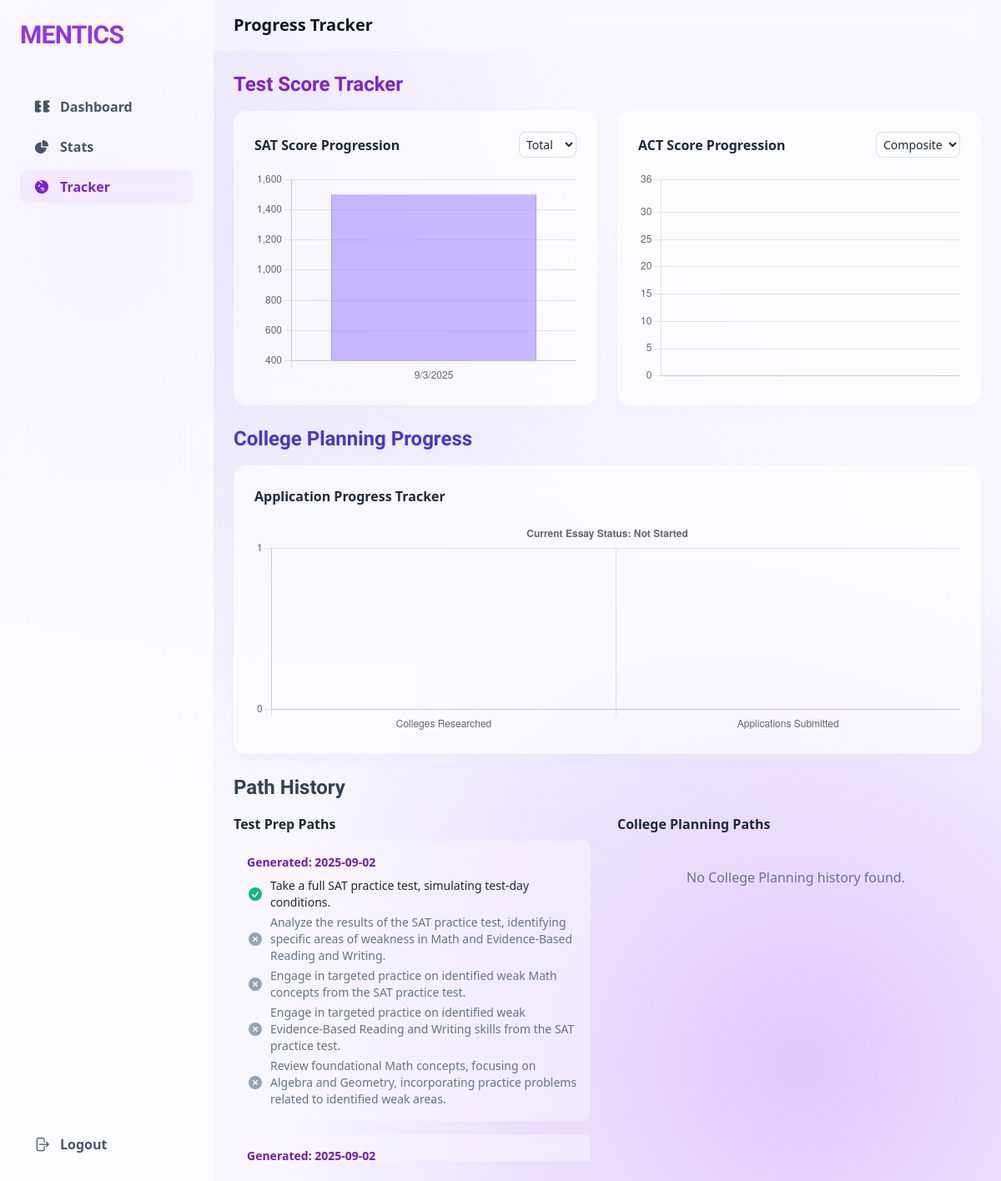
The page /dashboard/tracker (signed in) on the database as committed earlier.
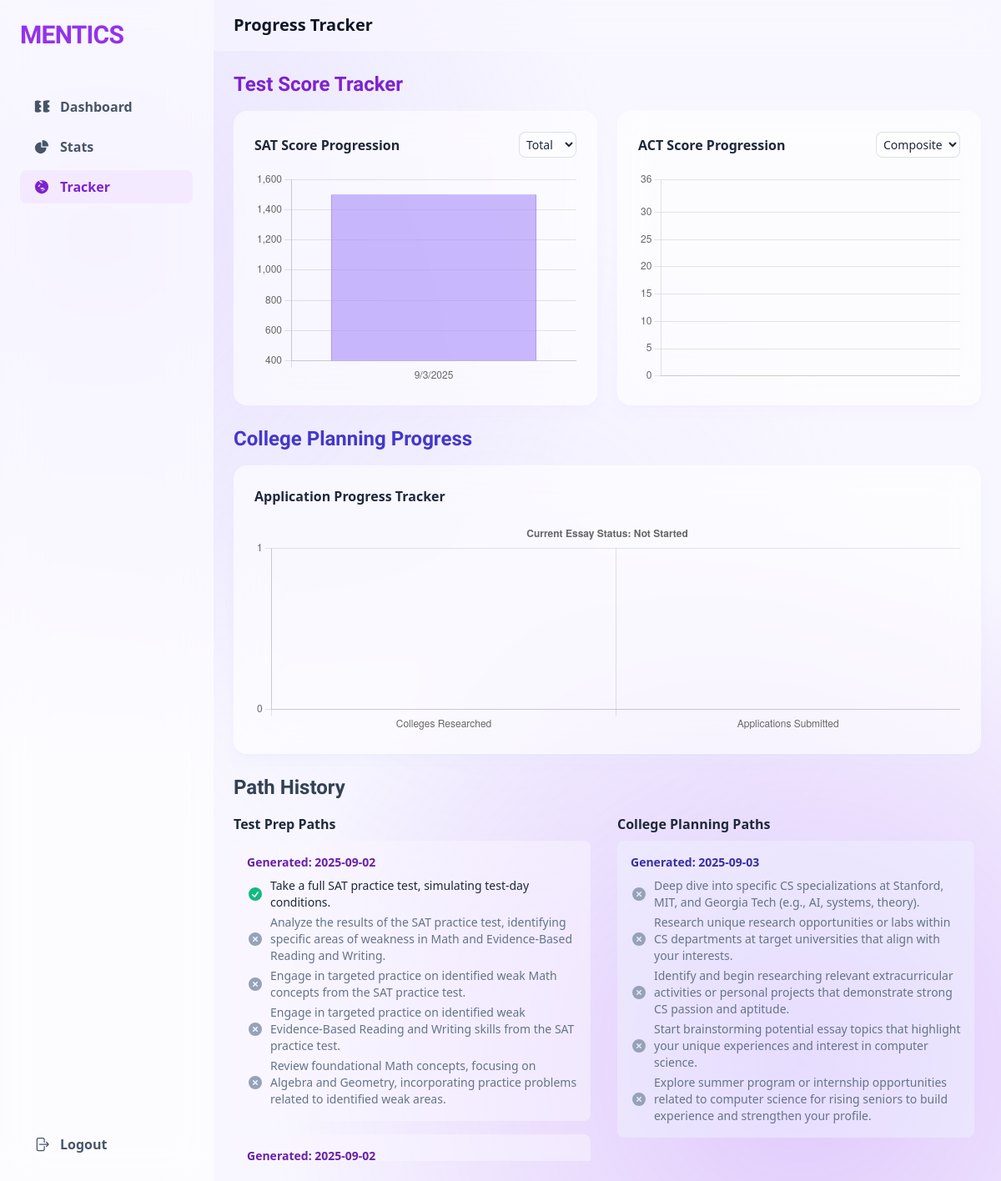
The same page on the database as committed later.
### tables this page shows
CREATE TABLE paths (id INTEGER PRIMARY KEY AUTOINCREMENT, user_id INTEGER NOT NULL, task_order INTEGER NOT NULL, description TEXT NOT NULL, is_completed BOOLEAN DEFAULT FALSE, is_active BOOLEAN DEFAULT TRUE, created_at TIMESTAMP DEFAULT CURRENT_TIMESTAMP, type TEXT, stat_to_update TEXT, category TEXT);

### app.py (the view)
@app.route("/dashboard/tracker")
@login_required
def tracker():
    user = User.from_session(db, session)
    user_id = user.data[0]
    all_tasks = db.select(
        "paths", where={"user_id": user_id}, order_by="created_at DESC")
    test_prep_generations, college_planning_generations = {}, {}
    for task in all_tasks:
        generation_key, category = task[6], task[9]
        if category == 'Test Prep':
            if generation_key not in test_prep_generations:
                test_prep_generations[generation_key] = []
            test_prep_generations[generation_key].append(task)
        elif category == 'College Planning':
            if generation_key not in college_planning_generations:
                college_planning_generations[generation_key] = []
            college_planning_generations[generation_key].append(task)
    stat_history_processed = {
        "sat_math": [], "sat_ebrw": [], "act_math": [],
        "act_reading": [], "act_science": [], "colleges_researched": [],
        "applications_submitted": [], "essay_progress": [],
        "sat_total": [], "act_composite": []
    }
    history_records = db.select(
        "stat_history", where={"user_id": user_id}, order_by="recorded_at ASC")
    for record in history_records:
        stat_name, stat_value, recorded_at = record[2], record[3], record[4]
        if stat_name in stat_history_processed:
            try:
                stat_history_processed[stat_name].append({
                    "date": recorded_at.split(" ")[0],
                    "value": int(stat_value)
                })
            except (ValueError, TypeError):
                continue
    return render_template(
        "tracker.html",
        stat_history=stat_history_processed,
        test_prep_generations=test_prep_generations,
        college_planning_generations=college_planning_generations
    )

### app.py (called while the page is built)
def login_required(f):
    @wraps(f)
    def decorated_function(*args, **kwargs):
        if "user" not in session:
            return redirect(url_for("login"))
        user = User.from_session(db, session)
        if user is None:
            session.clear()
            return redirect(url_for("login"))
        return f(*args, **kwargs)
    return decorated_function

@app.template_filter('format_date')
def format_date_filter(s):
    if not s:
        return ""
    try:
        naive_dt = datetime.strptime(s, '%Y-%m-%d %H:%M:%S')
        utc_dt = naive_dt.replace(tzinfo=ZoneInfo("UTC"))
        eastern_dt = utc_dt.astimezone(ZoneInfo("America/New_York"))
        return eastern_dt.strftime('%Y-%m-%d')
    except (ValueError, TypeError):
        return s.split(' ')[0] if ' ' in s else s

### dbhelper.py (called while the page is built)
    def execute(self, query, params=None):
        conn = sqlite3.connect(self.db_name)
        c = conn.cursor()
        if params:
            c.execute(query, params)
        else:
            c.execute(query)
        verb = query.strip().lower().split()[0]
        if verb == "select":
            result = c.fetchall()
        elif verb == "insert":
            result = c.lastrowid
        else:
            result = None
        conn.commit()
        conn.close()
        return result

    def select(self, table_name, columns='*', where=None, order_by=None):
        if isinstance(columns, list):
            cols = ', '.join(columns)
        else:
            cols = columns
        query = f"SELECT {cols} FROM {table_name}"
        params = ()
        if where:
            where_clause = ' AND '.join([f"{k}=?" for k in where.keys()])
            query += f" WHERE {where_clause}"
            params = tuple(where.values())
        if order_by:
            query += f" ORDER BY {order_by}"
        return self.execute(query, params)

### userhelper.py (called while the page is built)
    def load_user(self):
        user = self.db.select("users", where={"email": self.email})
        if user:
            self.data = user[0]

    @staticmethod
    def from_session(db, session):
        email = session.get("user")
        if not email:
            return None
        user = User(db, email)
        return user if user.data else None

### templates/tracker.html (shortened to what this page needs)
<!DOCTYPE html>
<html lang="en">
<head>
    <script src="https://cdn.tailwindcss.com"></script>
    <link href="https://unpkg.com/aos@2.3.1/dist/aos.css" rel="stylesheet">
</head>
<body class="bg-[#F8F7FF] font-sans text-slate-800 antialiased">
    <div class="flex h-screen">
        <aside
            class="w-64 flex-shrink-0 bg-white/60 backdrop-blur-xl border-r border-white/20 p-6 flex-col hidden md:flex">
            <a href="/" class="text-3xl font-bold text-purple-600 tracking-tight font-lalezar mb-12">
                MENTICS
            </a>
            <nav class="flex flex-col space-y-2">
                <a href="/dashboard"
                    class="flex items-center gap-3 px-4 py-2 text-slate-600 font-semibold rounded-lg hover:bg-purple-50 hover:text-purple-700 transition-colors">
                    Dashboard
                </a>
                <a href="/dashboard/stats"
                    class="flex items-center gap-3 px-4 py-2 text-slate-600 font-semibold rounded-lg hover:bg-purple-50 hover:text-purple-700 transition-colors">
                    Stats
                </a>
                <a href="/dashboard/tracker"
                    class="flex items-center gap-3 px-4 py-2 bg-purple-100/80 text-purple-700 font-bold rounded-lg hover:bg-purple-50 hover:text-purple-700 transition-colors">
                    Tracker
                </a>
            </nav>
            <a href="/logout"
                class="mt-auto flex items-center gap-3 px-4 py-2 text-slate-600 font-semibold rounded-lg hover:bg-red-50 hover:text-red-700 transition-colors">
                Logout
            </a>
        </aside>
        <div class="flex-1 flex flex-col h-screen overflow-y-auto">
            <header class="sticky top-0 bg-[#F8F7FF]/60 backdrop-blur-xl z-10 border-b border-white/20">
                <div class="flex justify-between items-center px-6 py-4">
                    <h1 class="text-xl font-bold text-slate-900">Progress Tracker</h1>
                </div>
            </header>
            <main class="flex-1 p-6 space-y-6">
                <section data-aos="fade-up">
                    <h2 class="text-2xl font-bold font-lalezar text-purple-700 mb-4">Test Score Tracker</h2>
                    <div class="grid grid-cols-1 lg:grid-cols-2 gap-6">
                        <div
                            class="bg-white/60 backdrop-blur-xl border border-white/20 rounded-2xl shadow-lg shadow-purple-100/30 p-6">
                            <div class="flex justify-between items-center mb-4">
                                <h3 class="font-bold text-slate-800">SAT Score Progression</h3>
                                <select id="sat-subject-selector"
                                    class="text-sm bg-white/50 border border-slate-300/70 rounded-lg p-1 focus:ring-2 focus:ring-purple-500 focus:border-purple-500 transition">
                                    <option value="total">Total</option>
                                </select>
                            </div>
                            <div class="h-64"><canvas id="satChart"></canvas></div>
                        </div>
                        <div
                            class="bg-white/60 backdrop-blur-xl border border-white/20 rounded-2xl shadow-lg shadow-purple-100/30 p-6">
                            <div class="flex justify-between items-center mb-4">
                                <h3 class="font-bold text-slate-800">ACT Score Progression</h3>
                                <select id="act-subject-selector"
                                    class="text-sm bg-white/50 border border-slate-300/70 rounded-lg p-1 focus:ring-2 focus:ring-indigo-500 focus:border-indigo-500 transition">
                                    <option value="composite">Composite</option>
                                </select>
                            </div>
                            <div class="h-64"><canvas id="actChart"></canvas></div>
                        </div>
                    </div>
                </section>
                <section data-aos="fade-up" data-aos-delay="100">
                    <h2 class="text-2xl font-bold font-lalezar text-indigo-700 mb-4">College Planning Progress</h2>
                    <div
                        class="bg-white/60 backdrop-blur-xl border border-white/20 rounded-2xl shadow-lg shadow-indigo-100/30 p-6">
                        <h3 class="font-bold text-slate-800 mb-4">Application Progress Tracker</h3>
                        <div class="h-64"><canvas id="collegeChart"></canvas></div>
                    </div>
                </section>
                <section data-aos="fade-up" data-aos-delay="200">
                    <h2 class="text-2xl font-bold font-lalezar text-slate-700 mb-4">Path History</h2>
                    <div class="grid grid-cols-1 lg:grid-cols-2 gap-6">
                        <div>
                            <h3 class="font-semibold text-slate-800 mb-2">Test Prep Paths</h3>
                            <div class="space-y-4 max-h-96 overflow-y-auto pr-2">
                                {% for date, tasks in test_prep_generations.items() %}
                                <div class="p-4 bg-purple-50/50 rounded-lg">
                                    <p class="text-sm font-semibold text-purple-800">Generated: {{ date | format_date }}
                                    </p>
                                    <ul class="mt-2 text-sm space-y-1">
                                        {% for task in tasks %}
                                        <li
                                            class="flex items-center gap-2 {% if not task[4] %}text-slate-500{% endif %}">
                                            <span>{{ task[3] }}</span>
                                        </li>
                                        {% endfor %}
                                    </ul>
                                </div>
                                {% else %}
                                <p class="text-slate-500 text-center py-8">No Test Prep history found.</p>
                                {% endfor %}
                            </div>
                        </div>
                        <div>
                            <h3 class="font-semibold text-slate-800 mb-2">College Planning Paths</h3>
                            <div class="space-y-4 max-h-96 overflow-y-auto pr-2">
                                {% for date, tasks in college_planning_generations.items() %}
                                <div class="p-4 bg-indigo-50/50 rounded-lg">
                                    <p class="text-sm font-semibold text-indigo-800">Generated: {{ date | format_date }}
                                    </p>
                                    <ul class="mt-2 text-sm space-y-1">
                                        {% for task in tasks %}
                                        <li
                                            class="flex items-center gap-2 {% if not task[4] %}text-slate-500{% endif %}">
                                            <span>{{ task[3] }}</span>
                                        </li>
                                        {% endfor %}
                                    </ul>
                                </div>
                                {% else %}
                                <p class="text-slate-500 text-center py-8">No College Planning history found.</p>
                                {% endfor %}
                            </div>
                        </div>
                    </div>
                </section>
            </main>
        </div>
    </div>
</body>
</html>

### templates/tracker.html (style rules this page uses)
.font-lalezar { font-family: 'Lalezar', cursive; }
.font-sans { font-family: 'Inter', sans-serif; }
body::before { content: ''; position: fixed; top: 0; left: 0; width: 100vw; height: 100vh; background: radial-gradient(circle at 10% 20%, rgba(167, 139, 250, 0.2), transparent 40%), radial-gradient(circle at 80% 90%, rgba(127, 13, 239, 0.2), transparent 40%), radial-gradient(circle at 50% 50%, rgba(196, 181, 253, 0.1), transparent 50%); animation: aurora 20s infinite linear; z-index: -1; }

Rows that differ between the two databases and show on the page:
added paths: created_at "2025-09-03", is_completed False (drawn), description "Deep dive into specific CS specializations at Stanford, MIT, and Georgia Tech (e.g., AI, systems, theory)."
added paths: is_completed False (drawn), description "Research unique research opportunities or labs within CS departments at target universities that align with your interests.", shown under "2025-09-03"
added paths: is_completed False (drawn), description "Identify and begin researching relevant extracurricular activities or personal projects that demonstrate strong CS passion and aptitude.", shown under "2025-09-03"
added paths: is_completed False (drawn), description "Start brainstorming potential essay topics that highlight your unique experiences and interest in computer science.", shown under "2025-09-03"
added paths: is_completed False (drawn), description "Explore summer program or internship opportunities related to computer science for rising seniors to build experience and strengthen your profile.", shown under "2025-09-03"
Other text that changed with them:
text no longer shown: "No College Planning history found."
